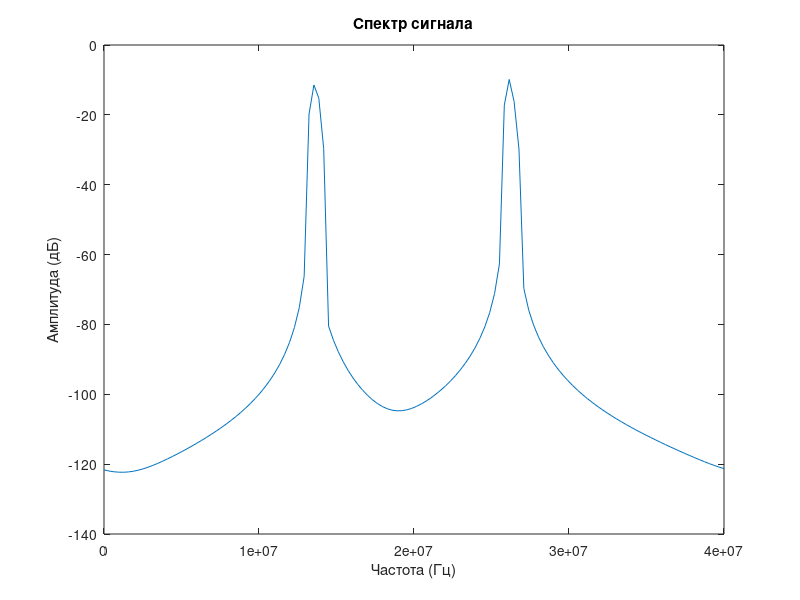

This chart was generated by the following MATLAB code: (Note: this script raises an error after producing the figure.)
%% создание сигнала только с пятыми поднесущими

clear all;

Ng_right = 7; % Защитный интервал справа
N = 128; % Количество пилотных поднесущих (каждая вторая)
Fc = 64; % Центральная поднесущая
modulation_info = 4; % Способ манипуляции на информационных поднесущих
modulation_pilot = 2; % Способ манипуляции на пилотных поднесущих
prefix_length = 16; % Длительность циклического префикса
fs = 40e6; % Частота дискретизации
points = 1;


ofdm_symbols = zeros(N, points);
for i = 1:points
%     info_symbols = randi([0, 3], 1, 29);
%     pilot_symbols = randi([0, 1], 1, 29);
    info_symbols = randi([0, 15], 2, 1);  
    pilot_symbols = randi([0, 3], 2, 1); 
%     info_subcarriers = pskmod(info_symbols, modulation_info, 0, 'gray', InputType = 'integer');
%     pilot_subcarriers = pskmod(pilot_symbols, modulation_pilot);
    info_subcarriers = qammod(info_symbols, 16);  % модуляция 16-QAM
    pilot_subcarriers = pskmod(pilot_symbols, 4);  % модуляция QPSK
    ofdm_symbol = zeros(1, N);
    ofdm_symbol(44) = info_subcarriers(1);
    ofdm_symbol(84) = info_subcarriers(2);
    ofdm_symbol(45) = pilot_subcarriers(1);
    ofdm_symbol(85) = pilot_subcarriers(2);
    ofdm_symbols(:,i) = ofdm_symbol;
end

fifth_subs_signal = ifft(ofdm_symbols, 128);

last_16 = fifth_subs_signal(113:end,:);
fifth_subs_signal = reshape([last_16; fifth_subs_signal],[],1);

spectrum = pwelch(fifth_subs_signal, 128, 0, 128, 'twosided');

figure;
plot(linspace(0, fs, 128), 10*log10(spectrum));  % Отображение только половины спектра
title('Спектр сигнала');
xlabel('Частота (Гц)');
ylabel('Амплитуда (дБ)');


%% помеха синусом
ofdm_signal_without_cp = p4_signal(16+1:end);
ofdm_signal_freq = fft(ofdm_signal_without_cp, 128);
fs = 40e6;
for i = [5,-5]
    i = i*2;
    f_subcarrier = ofdm_signal_freq(64+i);
%     t = 0:1/fs:(length(ofdm_signal_without_cp)-1)/fs;
    amplitude = abs(ofdm_signal_without_cp(64+i)); 
    s = sin(2*pi*f_subcarrier);
    sinusoid = amplitude * s;
    ofdm_signal_without_cp(64+i) = ofdm_signal_without_cp(64+i) +  sinusoid;
    p4_signal_with_interference = ofdm_signal_without_cp;
    signal = fft(p4_signal_with_interference,128);
    scatterplot(signal);
    title(num2str(i/2));
end
% на спектре должны быть 2 пика
% проверка точно ли +-5 (создать офдм с заполненными только +-5
% поднесущими) при сложении с моделируемым сигналом мы получим обычный
% спектр 
% основное - проверит спектр

spectrum = pwelch(p4_signal_with_interference, 128, 0, 128, 'twosided');

figure;
plot(linspace(0, fs, 128), 10*log10(spectrum));  % Отображение только половины спектра
title('Спектр сигнала');
xlabel('Частота (Гц)');
ylabel('Амплитуда (дБ)')
